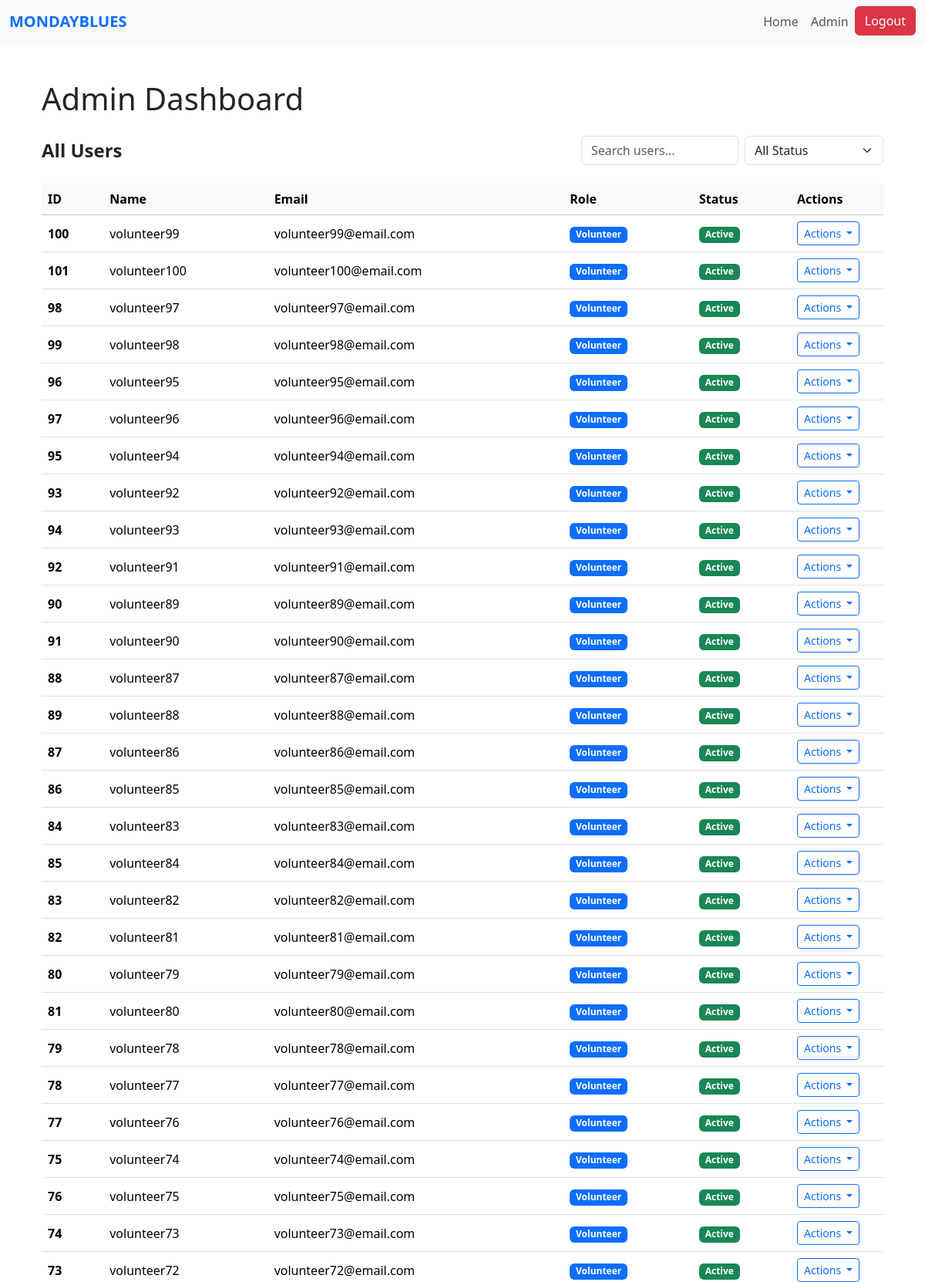
The page /admin (signed in, upper part) on the database its author committed.
### website/models.py (models this page shows)
class User(db.Model, UserMixin):
    id = db.Column(db.Integer, primary_key=True)
    name = db.Column(db.String(150))
    email = db.Column(db.String(150), unique=True)
    password = db.Column(db.String(150))
    date_created = db.Column(db.DateTime(timezone=True), default=func.now())
    role = db.Column(db.String(50), default='PIN')
    status = db.Column(db.String(20), default='Pending')  # Pending, Approved, Suspended
    """    total_rating = db.Column(db.Float, default=0)
    num_ratings = db.Column(db.Integer, default=0)

    def update_rating(self, new_rating: float):
        #Update overall CSR rating with a new rating value.
        if self.num_ratings == 0:
            self.total_rating = new_rating
        else:
            self.total_rating = ((self.total_rating * self.num_ratings) + new_rating) / (self.num_ratings + 1)
        self.num_ratings += 1"""

### website/admin.py (the view)
@admin.route('/admin')
@login_required
def dashboard():
    users = User.query.order_by(User.date_created.desc()).all()
    return render_template("admin_dashboard.html", users=users)

### website/templates/admin_dashboard.html (shortened to what this page needs)
{% extends "base.html" %}
{% block content %}
<div class="container mt-5">
    <h1 class="mb-4">Admin Dashboard</h1>
    <div class="user-management">
        <div class="d-flex justify-content-between align-items-center mb-4 flex-wrap gap-3">
            <h4 class="fw-bold mb-0">All Users</h4>
            <div class="d-flex flex align-items-center gap-2">
                <input type="text"
                       class="form-control"
                       placeholder="Search users..."
                       id="searchInput"
                       style="max-width: 250px;">
                <select class="form-select" id="statusFilter" style="max-width: 180px;">
                    <option value="">All Status</option>
                </select>
            </div>
        </div>
        <div class="table-container position-relative">
            <table class="table align-middle table-hover">
                <thead class="table-light sticky-top">
                    <tr>
                        <th>ID</th>
                        <th>Name</th>
                        <th>Email</th>
                        <th>Role</th>
                        <th>Status</th>
                        <th style="width: 120px;">Actions</th>
                    </tr>
                </thead>
                <tbody id="userTableBody">
                    {% if users and users|length > 0 %}
                        {% for user in users %}
                        <tr>
                            <td><strong>{{ user.id }}</strong></td>
                            <td>{{ user.name }}</td>
                            <td>{{ user.email }}</td>
                            <td>
                                {% if user.role == 'Admin' %}
                                    <span class="badge bg-danger">{{ user.role }}</span>
                                {% else %}
                                    <span class="badge bg-primary">{{ user.role }}</span>
                                {% endif %}
                            </td>
                            <td>
                                {% if user.status == 'Active' %}
                                    <span class="badge bg-success">Active</span>
                                {% elif user.status == 'Pending' %}
                                    <span class="badge bg-warning text-dark">Pending</span>
                                {% elif user.status == 'Suspended' %}
                                    <span class="badge bg-danger">Suspended</span>
                                {% endif %}
                            </td>
                            <td>
                                {% if user.role != "Admin" %}
                                <div class="dropdown position-static">
                                    <button class="btn btn-outline-primary btn-sm dropdown-toggle"
                                            type="button"
                                            id="actionDropdown{{ user.id }}"
                                            data-bs-toggle="dropdown"
                                            aria-expanded="false">
                                        Actions
                                    </button>
                                </div>
                                {% endif %}
                            </td>
                        </tr>
                        {% endfor %}
                    {% endif %}
                </tbody>
            </table>
        </div>
    </div>
</div>
{% endblock %}

### website/templates/base.html (shortened to what this page needs)
<!DOCTYPE html>
<html lang="en">
<head>
  <link
    href="https://cdn.jsdelivr.net/npm/bootstrap@5.3.3/dist/css/bootstrap.min.css"
    rel="stylesheet"
  />
</head>
<body>
  <nav class="navbar navbar-expand-lg navbar-light bg-light">
    <div class="container-fluid">
      <a class="navbar-brand text-uppercase fw-semibold text-primary" href="/">MondayBlues</a>
      <div class="collapse navbar-collapse" id="navbarNav">
        <ul class="navbar-nav ms-auto">
          {% if current_user.is_authenticated %}
            <li class="nav-item">
              <a class="nav-link" href="/">Home</a>
            </li>
            {% if current_user.role == 'PIN' %}
              <li class="nav-item">
                <a class="nav-link" href="{{ url_for('pin.pin_profile') }}">Profile</a>
              </li>
            {% elif current_user.role == 'Volunteer' %}
              <li class="nav-item">
                <a class="nav-link" href="{{ url_for('volunteer.volunteer_dashboard') }}">Dashboard</a>
              </li>
            {% elif current_user.role == 'Admin' %}
              <li class="nav-item">
                <a class="nav-link" href="/admin">Admin</a>
              </li>
            {% else %}
              <li class="nav-item">
                <a class="nav-link" href="#">Profile</a>
              </li>
            {% endif %}
            <li class="nav-item">
              <a class="btn btn-danger" type="button" href="/logout">Logout</a>
            </li>
          {% endif %}
        </ul>
      </div>
    </div>
  </nav>
  <div class="container mt-4">
    {% block content %}
    {% endblock %}
  </div>
</body>
</html>

### rows shown on the page
User: id "100", name "volunteer99", email "volunteer99@email.com", role "Volunteer", status "Active"
User: id "101", name "volunteer100", email "volunteer100@email.com", role "Volunteer", status "Active"
User: id "98", name "volunteer97", email "volunteer97@email.com", role "Volunteer", status "Active"
User: id "99", name "volunteer98", email "volunteer98@email.com", role "Volunteer", status "Active"
User: id "96", name "volunteer95", email "volunteer95@email.com", role "Volunteer", status "Active"
User: id "97", name "volunteer96", email "volunteer96@email.com", role "Volunteer", status "Active"
User: id "95", name "volunteer94", email "volunteer94@email.com", role "Volunteer", status "Active"
User: id "93", name "volunteer92", email "volunteer92@email.com", role "Volunteer", status "Active"
User: id "94", name "volunteer93", email "volunteer93@email.com", role "Volunteer", status "Active"
User: id "92", name "volunteer91", email "volunteer91@email.com", role "Volunteer", status "Active"
User: id "90", name "volunteer89", email "volunteer89@email.com", role "Volunteer", status "Active"
User: id "91", name "volunteer90", email "volunteer90@email.com", role "Volunteer", status "Active"
User: id "88", name "volunteer87", email "volunteer87@email.com", role "Volunteer", status "Active"
User: id "89", name "volunteer88", email "volunteer88@email.com", role "Volunteer", status "Active"
User: id "87", name "volunteer86", email "volunteer86@email.com", role "Volunteer", status "Active"
User: id "86", name "volunteer85", email "volunteer85@email.com", role "Volunteer", status "Active"
User: id "84", name "volunteer83", email "volunteer83@email.com", role "Volunteer", status "Active"
User: id "85", name "volunteer84", email "volunteer84@email.com", role "Volunteer", status "Active"
User: id "83", name "volunteer82", email "volunteer82@email.com", role "Volunteer", status "Active"
User: id "82", name "volunteer81", email "volunteer81@email.com", role "Volunteer", status "Active"
User: id "80", name "volunteer79", email "volunteer79@email.com", role "Volunteer", status "Active"
User: id "81", name "volunteer80", email "volunteer80@email.com", role "Volunteer", status "Active"
User: id "79", name "volunteer78", email "volunteer78@email.com", role "Volunteer", status "Active"
User: id "78", name "volunteer77", email "volunteer77@email.com", role "Volunteer", status "Active"
User: id "77", name "volunteer76", email "volunteer76@email.com", role "Volunteer", status "Active"
User: id "75", name "volunteer74", email "volunteer74@email.com", role "Volunteer", status "Active"
User: id "76", name "volunteer75", email "volunteer75@email.com", role "Volunteer", status "Active"
User: id "74", name "volunteer73", email "volunteer73@email.com", role "Volunteer", status "Active"
User: id "73", name "volunteer72", email "volunteer72@email.com", role "Volunteer", status "Active"
